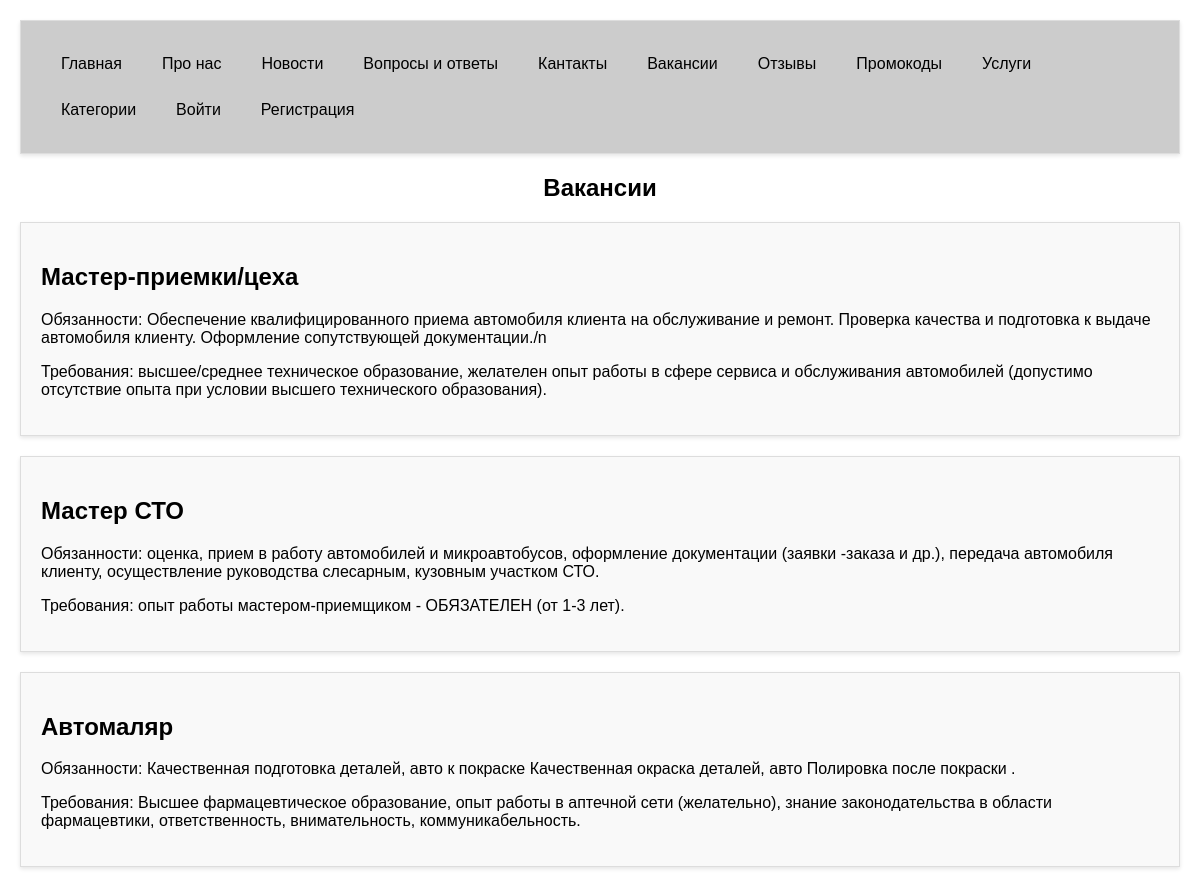
Page /vacancies/ on the committed database.
### sto/models.py (models this page shows)
class Vacancy(models.Model):
    name = models.CharField(max_length=20)
    description = models.TextField()
    need = models.TextField()

### sto/views.py (the view)
# urls.py: path('vacancies/', views.vacancies, name='vacancies'),
def vacancies(request):
    vacancies = Vacancy.objects.all()
    return render(request, 'vacancies.html', {'vacancies': vacancies})

### sto/templates/vacancies.html (shortened to what this page needs)
<!DOCTYPE html>
<html lang="en">
<head>
</head>
<div class="navbar">
    <a href="{% url 'home' %}">Главная</a>
    <a href="{% url 'about' %}">Прo нас</a>
    <a href="{% url 'news' %}">Новости</a>
    <a href="{% url 'terms' %}">Вопросы и ответы</a>
    <a href="{% url 'contacts' %}">Кантакты</a>
    <a href="{% url 'vacancies' %}">Вакансии</a>
    <a href="{% url 'reviews' %}">Отзывы</a>
    <a href="{% url 'promocodes' %}">Промокоды</a>
    <a href="{% url 'cars' %}">Услуги</a>
    <a href="{% url 'catigories' %}">Категории</a>
    {% if user.is_authenticated %}
        {% if is_super %}
            <a href="{% url 'suppliers' %}">Поставщики</a>
            <a href="{% url 'departments' %}">Филиалы</a>
            <a href="{% url 'department_revenue_chart' %}">Графики выручки по филиалам</a>
            <a href="{% url 'pribor_stat' %}">Статистика по услугам</a>
            <a href="{% url 'clients' %}">Статистика клиентов</a>
            <a href="{% url 'sales' %}">Продаж</a>
            <a href="{% url 'logout' %}">Выйти</a>
        {% elif user.is_staff %}
            <a href="{% url 'suppliers' %}">Поставщики</a>
            <a href="{% url 'orders' %}">Заказы</a>
            <a href="{% url 'logout' %}">Выйти</a>
        {% else %}
            <a href="{% url 'departments' %}">Филиалы</a>
            <a href="{% url 'orders_list' user.id  %}">Мои заказы</a>
            <a href="{% url 'deteil_facts' %}">Факты</a>
            <a href="{% url 'logout' %}">Выйти</a>
        {% endif %}
    {% else %}
        <a href="{% url 'login' %}">Войти</a>
        <a href="{% url 'register' %}">Регистрация</a>
    {% endif %}
</div>
<body>
    <h1>Вакансии</h1>
    {% for vac in vacancies %}
        <div>
            <h2>{{ vac.name }}</h2>
            <p>{{ vac.description }}</p>
            <p>{{ vac.need }}</p>
        </div>
    {% endfor %}
</body>
</html>

### sto/templates/vacancies.html (style rules this page uses)
body { font-family: Arial, sans-serif; margin: 0; padding: 0; }
.navbar { background-color: #333; background-color: #ccc; overflow: hidden; }
.navbar a { float: left; display: block; color: black; text-align: center; padding: 14px 20px; text-decoration: none; }
h1 { font-size: 24px; text-align: center; margin-top: 20px; }
div { margin: 20px; padding: 20px; background-color: #f9f9f9; border: 1px solid #ddd; box-shadow: 0 2px 4px rgba(0, 0, 0, 0.1); }

### rows in the picture
Vacancy: name "Мастер-приемки/цеха", description "Обязанности: Обеспечение квалифицированного приема автомобиля клиента на обслуживание и ремонт. Проверка качества и подготовка к выдаче автомобиля клиенту. Оформление сопутствующей документации./n", need "Требования: высшее/среднее техническое образование, желателен опыт работы в сфере сервиса и обслуживания автомобилей (допустимо отсутствие опыта при условии высшего технического образования)."
Vacancy: name "Мастер СТО", description "Обязанности: оценка, прием в работу автомобилей и микроавтобусов, оформление документации (заявки -заказа и др.), передача автомобиля клиенту, осуществление руководства слесарным, кузовным участком СТО.", need "Требования: опыт работы мастером-приемщиком - ОБЯЗАТЕЛЕН (от 1-3 лет)."
Vacancy: name "Автомаляр", description "Обязанности: Качественная подготовка деталей, авто к покраске Качественная окраска деталей, авто Полировка после покраски .", need "Требования: Высшее фармацевтическое образование, опыт работы в аптечной сети (желательно), знание законодательства в области фармацевтики, ответственность, внимательность, коммуникабельность."
